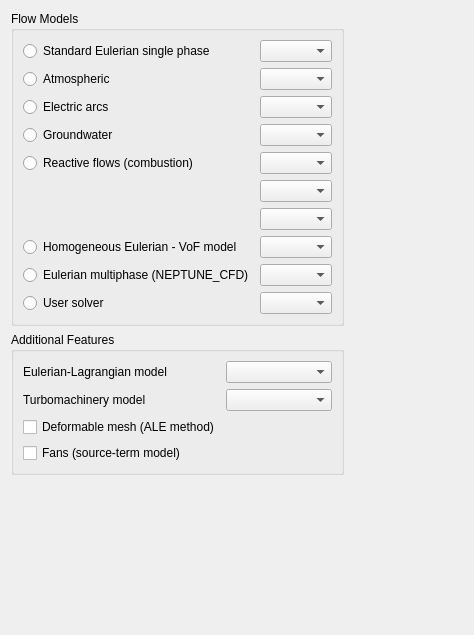
<?xml version="1.0" encoding="UTF-8"?>
<ui version="4.0">
 <class>AnalysisFeaturesForm</class>
 <widget class="QWidget" name="AnalysisFeaturesForm">
  <property name="geometry">
   <rect>
    <x>0</x>
    <y>0</y>
    <width>474</width>
    <height>635</height>
   </rect>
  </property>
  <property name="windowTitle">
   <string>Form</string>
  </property>
  <layout class="QGridLayout" name="gridLayout_3">
   <item row="4" column="0">
    <spacer name="verticalSpacer">
     <property name="orientation">
      <enum>Qt::Vertical</enum>
     </property>
     <property name="sizeHint" stdset="0">
      <size>
       <width>20</width>
       <height>40</height>
      </size>
     </property>
    </spacer>
   </item>
   <item row="0" column="1">
    <spacer name="horizontalSpacer">
     <property name="orientation">
      <enum>Qt::Horizontal</enum>
     </property>
     <property name="sizeHint" stdset="0">
      <size>
       <width>40</width>
       <height>20</height>
      </size>
     </property>
    </spacer>
   </item>
   <item row="0" column="0" rowspan="2">
    <widget class="QGroupBox" name="groupBoxSteadyFlow">
     <property name="toolTip">
      <string>&lt;html&gt;&lt;head/&gt;&lt;body&gt;&lt;p&gt;Select standard or predefined flow model.&lt;/p&gt;&lt;/body&gt;&lt;/html&gt;</string>
     </property>
     <property name="statusTip">
      <string>Select the flow treatment</string>
     </property>
     <property name="title">
      <string>Flow Models</string>
     </property>
     <layout class="QGridLayout">
      <item row="0" column="0">
       <widget class="QRadioButton" name="radioButtonSinglePhase">
        <property name="toolTip">
         <string>&lt;html&gt;&lt;head/&gt;&lt;body&gt;&lt;p&gt;&lt;span style=&quot; font-size:9pt;&quot;&gt;Base single-phase models.&lt;/span&gt;&lt;/p&gt;&lt;/body&gt;&lt;/html&gt;</string>
        </property>
        <property name="text">
         <string>Standard Eulerian single phase</string>
        </property>
       </widget>
      </item>
      <item row="0" column="1">
       <widget class="QComboBox" name="comboBoxSinglePhase"/>
      </item>
      <item row="1" column="0">
       <widget class="QRadioButton" name="radioButtonAtmospheric">
        <property name="toolTip">
         <string>&lt;html&gt;&lt;head/&gt;&lt;body&gt;&lt;p&gt;Models for atmospheric flows.&lt;/p&gt;&lt;/body&gt;&lt;/html&gt;</string>
        </property>
        <property name="text">
         <string>Atmospheric</string>
        </property>
       </widget>
      </item>
      <item row="1" column="1">
       <widget class="QComboBox" name="comboBoxAtmospheric"/>
      </item>
      <item row="3" column="0">
       <widget class="QRadioButton" name="radioButtonGroundwater">
        <property name="toolTip">
         <string>&lt;html&gt;&lt;head/&gt;&lt;body&gt;&lt;p&gt;Groundwater flow (Richards-equation) model.&lt;/p&gt;&lt;/body&gt;&lt;/html&gt;</string>
        </property>
        <property name="text">
         <string>Groundwater</string>
        </property>
       </widget>
      </item>
      <item row="2" column="1">
       <widget class="QComboBox" name="comboBoxJouleEffect"/>
      </item>
      <item row="4" column="0">
       <widget class="QRadioButton" name="radioButtonReactiveFlows">
        <property name="toolTip">
         <string>&lt;html&gt;&lt;head/&gt;&lt;body&gt;&lt;p&gt;Gas, coal, biomass, and fuel combustion.&lt;/p&gt;&lt;/body&gt;&lt;/html&gt;</string>
        </property>
        <property name="text">
         <string>Reactive flows (combustion)</string>
        </property>
       </widget>
      </item>
      <item row="4" column="1">
       <widget class="QComboBox" name="comboBoxReactiveFlows"/>
      </item>
      <item row="3" column="1">
       <widget class="QComboBox" name="comboBoxGroundwater"/>
      </item>
      <item row="6" column="1">
       <widget class="QComboBox" name="comboBoxCoalCombustion"/>
      </item>
      <item row="5" column="1">
       <widget class="QComboBox" name="comboBoxGasCombustion"/>
      </item>
      <item row="2" column="0">
       <widget class="QRadioButton" name="radioButtonJouleEffect">
        <property name="toolTip">
         <string>&lt;html&gt;&lt;head/&gt;&lt;body&gt;&lt;p&gt;Electric arcs and Joule heating.&lt;/p&gt;&lt;/body&gt;&lt;/html&gt;</string>
        </property>
        <property name="text">
         <string>Electric arcs</string>
        </property>
       </widget>
      </item>
      <item row="8" column="1">
       <widget class="QComboBox" name="comboBoxNeptuneCFD"/>
      </item>
      <item row="8" column="0">
       <widget class="QRadioButton" name="radioButtonNeptuneCFD">
        <property name="toolTip">
         <string>&lt;html&gt;&lt;head/&gt;&lt;body&gt;&lt;p&gt;Activate NEPTUNE_CFD module.&lt;/p&gt;&lt;/body&gt;&lt;/html&gt;</string>
        </property>
        <property name="text">
         <string>Eulerian multiphase (NEPTUNE_CFD)</string>
        </property>
       </widget>
      </item>
      <item row="7" column="0">
       <widget class="QRadioButton" name="radioButtonHgn">
        <property name="text">
         <string>Homogeneous Eulerian - VoF model</string>
        </property>
       </widget>
      </item>
      <item row="7" column="1">
       <widget class="QComboBox" name="comboBoxHgn"/>
      </item>
      <item row="9" column="0">
       <widget class="QRadioButton" name="radioButtonUserSolver">
        <property name="toolTip">
         <string>&lt;html&gt;&lt;head/&gt;&lt;body&gt;&lt;p&gt;User a custom solver based on Code_Saturne parallelized operators.&lt;/p&gt;&lt;/body&gt;&lt;/html&gt;</string>
        </property>
        <property name="text">
         <string>User solver</string>
        </property>
       </widget>
      </item>
      <item row="9" column="1">
       <widget class="QComboBox" name="comboBoxUserSolver"/>
      </item>
     </layout>
    </widget>
   </item>
   <item row="2" column="0">
    <widget class="QGroupBox" name="groupBox">
     <property name="title">
      <string>Additional Features</string>
     </property>
     <layout class="QGridLayout" name="gridLayout">
      <item row="2" column="0">
       <widget class="QLabel" name="labelLagrangian">
        <property name="text">
         <string>Eulerian-Lagrangian model</string>
        </property>
       </widget>
      </item>
      <item row="5" column="0">
       <widget class="QCheckBox" name="checkBoxFans">
        <property name="text">
         <string>Fans (source-term model)</string>
        </property>
       </widget>
      </item>
      <item row="2" column="1">
       <widget class="QComboBox" name="comboBoxLagrangian"/>
      </item>
      <item row="3" column="1">
       <widget class="QComboBox" name="comboBoxTurboMachinery">
        <property name="toolTip">
         <string>&lt;html&gt;&lt;head/&gt;&lt;body&gt;&lt;p&gt;&lt;span style=&quot; font-size:9pt;&quot;&gt;Select the turbomachinery model between a full transient simulation or a frozen rotor model.&lt;/span&gt;&lt;/p&gt;&lt;p&gt;&lt;span style=&quot; font-size:9pt;&quot;&gt;(Code_Saturne key word: &lt;/span&gt;&lt;span style=&quot; font-size:9pt; font-weight:600;&quot;&gt;ITURBO&lt;/span&gt;&lt;span style=&quot; font-size:9pt;&quot;&gt;)&lt;/span&gt;&lt;/p&gt;&lt;/body&gt;&lt;/html&gt;</string>
        </property>
        <property name="sizeAdjustPolicy">
         <enum>QComboBox::AdjustToContents</enum>
        </property>
       </widget>
      </item>
      <item row="3" column="0">
       <widget class="QLabel" name="labelTurboMachinery">
        <property name="toolTip">
         <string>&lt;html&gt;&lt;head/&gt;&lt;body&gt;&lt;p&gt;&lt;span style=&quot; font-size:9pt;&quot;&gt;Select the turbomachinery model between a full transient simulation or a frozen rotor model.&lt;/span&gt;&lt;/p&gt;&lt;p&gt;&lt;span style=&quot; font-size:9pt;&quot;&gt;(Code_Saturne key word: &lt;/span&gt;&lt;span style=&quot; font-size:9pt; font-weight:600;&quot;&gt;ITURBO&lt;/span&gt;&lt;span style=&quot; font-size:9pt;&quot;&gt;)&lt;/span&gt;&lt;/p&gt;&lt;/body&gt;&lt;/html&gt;</string>
        </property>
        <property name="text">
         <string>Turbomachinery model</string>
        </property>
       </widget>
      </item>
      <item row="4" column="0">
       <widget class="QCheckBox" name="checkBoxALE">
        <property name="text">
         <string>Deformable mesh (ALE method)</string>
        </property>
       </widget>
      </item>
     </layout>
    </widget>
   </item>
  </layout>
 </widget>
 <resources/>
 <connections/>
</ui>
